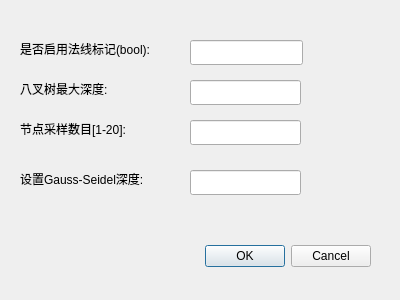
<?xml version="1.0" encoding="UTF-8"?>
<ui version="4.0">
 <class>PoissonReconstructionDialog</class>
 <widget class="QDialog" name="PoissonReconstructionDialog">
  <property name="geometry">
   <rect>
    <x>0</x>
    <y>0</y>
    <width>400</width>
    <height>300</height>
   </rect>
  </property>
  <property name="windowTitle">
   <string>泊松重建</string>
  </property>
  <widget class="QDialogButtonBox" name="buttonBox">
   <property name="geometry">
    <rect>
     <x>30</x>
     <y>240</y>
     <width>341</width>
     <height>32</height>
    </rect>
   </property>
   <property name="orientation">
    <enum>Qt::Horizontal</enum>
   </property>
   <property name="standardButtons">
    <set>QDialogButtonBox::Cancel|QDialogButtonBox::Ok</set>
   </property>
  </widget>
  <widget class="QLabel" name="label">
   <property name="geometry">
    <rect>
     <x>20</x>
     <y>40</y>
     <width>171</width>
     <height>17</height>
    </rect>
   </property>
   <property name="text">
    <string>是否启用法线标记(bool):</string>
   </property>
  </widget>
  <widget class="QLineEdit" name="lineEdit">
   <property name="geometry">
    <rect>
     <x>190</x>
     <y>40</y>
     <width>113</width>
     <height>25</height>
    </rect>
   </property>
  </widget>
  <widget class="QLineEdit" name="lineEdit_2">
   <property name="geometry">
    <rect>
     <x>190</x>
     <y>80</y>
     <width>111</width>
     <height>25</height>
    </rect>
   </property>
  </widget>
  <widget class="QLabel" name="label_2">
   <property name="geometry">
    <rect>
     <x>20</x>
     <y>80</y>
     <width>141</width>
     <height>17</height>
    </rect>
   </property>
   <property name="text">
    <string>八叉树最大深度:</string>
   </property>
  </widget>
  <widget class="QLabel" name="label_4">
   <property name="geometry">
    <rect>
     <x>20</x>
     <y>120</y>
     <width>141</width>
     <height>17</height>
    </rect>
   </property>
   <property name="text">
    <string>节点采样数目[1-20]:</string>
   </property>
  </widget>
  <widget class="QLineEdit" name="lineEdit_4">
   <property name="geometry">
    <rect>
     <x>190</x>
     <y>120</y>
     <width>111</width>
     <height>25</height>
    </rect>
   </property>
  </widget>
  <widget class="QLineEdit" name="lineEdit_5">
   <property name="geometry">
    <rect>
     <x>190</x>
     <y>170</y>
     <width>111</width>
     <height>25</height>
    </rect>
   </property>
  </widget>
  <widget class="QLabel" name="label_5">
   <property name="geometry">
    <rect>
     <x>20</x>
     <y>170</y>
     <width>161</width>
     <height>17</height>
    </rect>
   </property>
   <property name="text">
    <string>设置Gauss-Seidel深度:</string>
   </property>
  </widget>
 </widget>
 <resources/>
 <connections>
  <connection>
   <sender>buttonBox</sender>
   <signal>accepted()</signal>
   <receiver>PoissonReconstructionDialog</receiver>
   <slot>accept()</slot>
   <hints>
    <hint type="sourcelabel">
     <x>248</x>
     <y>254</y>
    </hint>
    <hint type="destinationlabel">
     <x>157</x>
     <y>274</y>
    </hint>
   </hints>
  </connection>
  <connection>
   <sender>buttonBox</sender>
   <signal>rejected()</signal>
   <receiver>PoissonReconstructionDialog</receiver>
   <slot>reject()</slot>
   <hints>
    <hint type="sourcelabel">
     <x>316</x>
     <y>260</y>
    </hint>
    <hint type="destinationlabel">
     <x>286</x>
     <y>274</y>
    </hint>
   </hints>
  </connection>
 </connections>
</ui>
